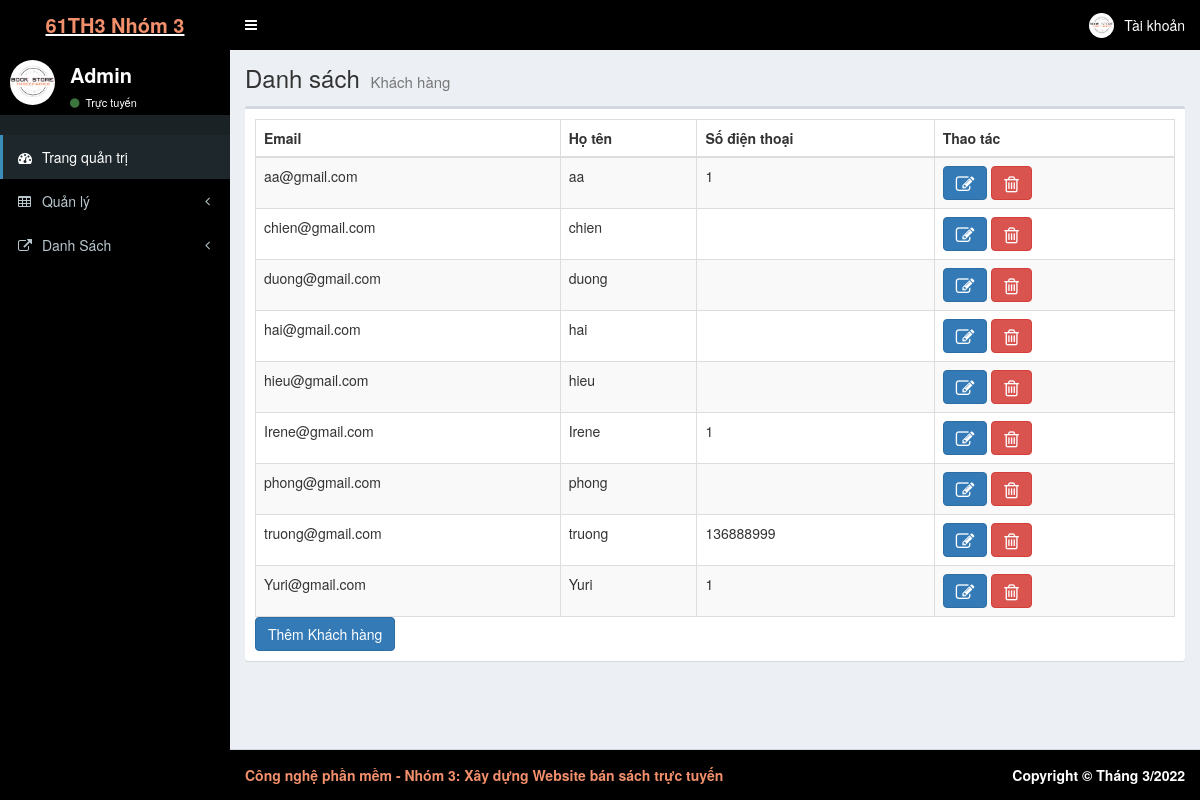
Before: /admin/qlykhachhang.php (signed in) with the older database file.
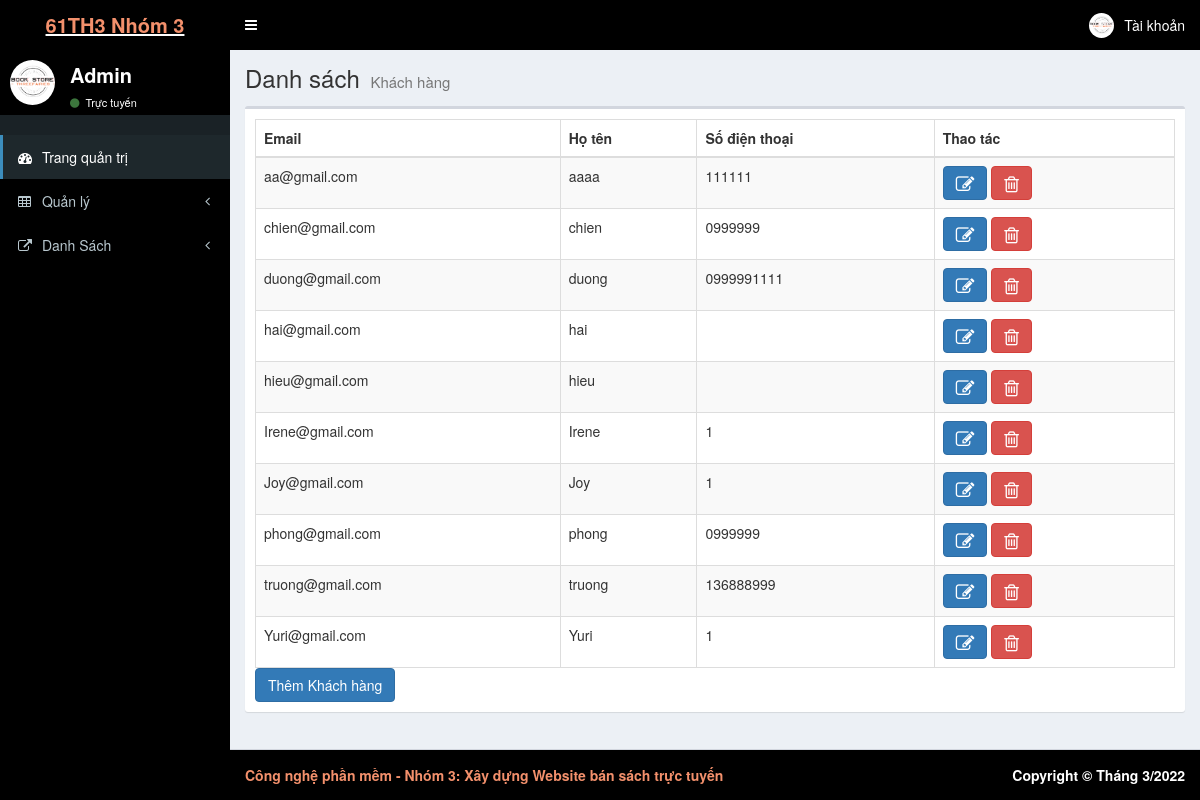
After: the same page with the newer database file.
### tables this page shows
CREATE TABLE `user` (
  `email` varchar(50) NOT NULL,
  `matkhau` int(200) NOT NULL,
  `HoTen` varchar(100) NOT NULL,
  `DienThoai` varchar(50) NOT NULL
);

### admin/qlykhachhang.php (the view, shortened to what this page needs)
<?php
 include "head.php";
?>
<body class="hold-transition skin-blue sidebar-mini">
    <div class="wrapper">
    <?php
 include "Header.php";
?>
    <?php
 include "aside.php";
?>
      <div class="content-wrapper">
      <section class="content-header">
          <h1>
            Danh sách
            <small>Khách hàng</small>
          </h1>
        </section>
        <section class="content">
          <div class="row">
            <div class="col-xs-12">
              <div class="box">
                <div class="box-body">
                  <table id="example1" class="table table-bordered table-striped">
                    <thead>
                      <tr>
                        <th>Email</th>
                        <th>Họ tên</th>
                        <th>Số điện thoại</th>
                        <th>Thao tác</th>
                      </tr>
                    </thead>
                    <tbody>
                    <?php
                         require '../inc/config.php';
                         $sql="SELECT email,HoTen,DienThoai from user Order by HoTen  ";
                         $result = $conn->query($sql);
                         if ($result->num_rows > 0) {
                          while($row = $result->fetch_assoc()) {
                      ?>
                        <tr>
                        <td><?php echo $row["email"] ?></td>
                        <td><?php echo $row["HoTen"] ?></td>
                        <td><?php echo $row["DienThoai"] ?></td>
                        <td><a class="btn btn-primary" href="suauser.php?email=<?php echo $row["email"] ?>">
                    <i class="fa fa-edit fa-lg"<acronym title="Chỉnh sửa"></acronym></i>
                       </a>
                        <a class="btn btn-danger" onclick="return confirm('Bạn có thật sự muốn xóa không ?');" href="xoauser.php?email=<?php  echo $row["email"]  ?>" onclick="myFunction()">
                        <i class="fa fa-trash-o fa-lg" <acronym title="Xóa">
                         </acronym></i></a></td>
                        </tr>
                        <?php
                          }
                        }
                         ?>
                    </tbody>
                  </table>
                  <div  style="text-align:left">
                <a class="btn btn-primary "href="themkhachhang.php">
                    Thêm Khách hàng</a>
                </div>
                </div>
              </div>
            </div>
          </div>
        </section>
      </div>
      <?php
      include "footer.php";
     ?>
    </div>
  </body>
</html>

Changed rows visible on the page:
changed user "aa@gmail.com": HoTen "aa" → "aaaa"; DienThoai "1" → "111111"
changed user "chien@gmail.com": DienThoai (not shown) → "0999999"
changed user "duong@gmail.com": DienThoai (not shown) → "0999991111"
added user: email "Joy@gmail.com", HoTen "Joy", DienThoai "1"
changed user "phong@gmail.com": DienThoai (not shown) → "0999999"
